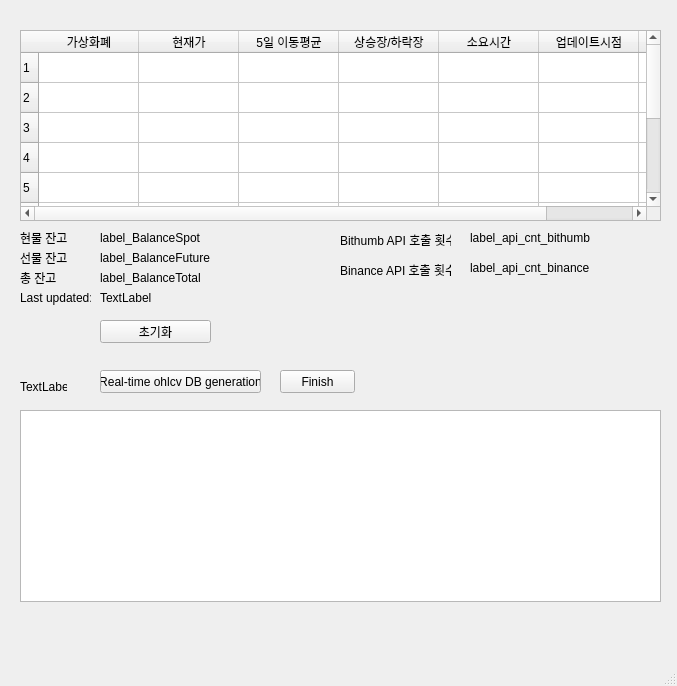
<?xml version="1.0" encoding="UTF-8"?>
<ui version="4.0">
 <class>MainWindow</class>
 <widget class="QMainWindow" name="MainWindow">
  <property name="geometry">
   <rect>
    <x>0</x>
    <y>0</y>
    <width>677</width>
    <height>686</height>
   </rect>
  </property>
  <property name="windowTitle">
   <string>가상화폐 상승장/하락장 알리미</string>
  </property>
  <property name="windowIcon">
   <iconset>
    <normaloff>../image/iconfinder_cryptocurrency_blockchain_Bitcoin_BTC_2907507.png</normaloff>../image/iconfinder_cryptocurrency_blockchain_Bitcoin_BTC_2907507.png</iconset>
  </property>
  <widget class="QWidget" name="centralwidget">
   <widget class="QTableWidget" name="tableWidget">
    <property name="geometry">
     <rect>
      <x>20</x>
      <y>30</y>
      <width>641</width>
      <height>191</height>
     </rect>
    </property>
    <property name="rowCount">
     <number>10</number>
    </property>
    <property name="columnCount">
     <number>7</number>
    </property>
    <row/>
    <row/>
    <row/>
    <row/>
    <row/>
    <row/>
    <row/>
    <row/>
    <row/>
    <row/>
    <column>
     <property name="text">
      <string>가상화폐</string>
     </property>
    </column>
    <column>
     <property name="text">
      <string>현재가</string>
     </property>
    </column>
    <column>
     <property name="text">
      <string>5일 이동평균</string>
     </property>
    </column>
    <column>
     <property name="text">
      <string>상승장/하락장</string>
     </property>
    </column>
    <column>
     <property name="text">
      <string>소요시간</string>
     </property>
    </column>
    <column>
     <property name="text">
      <string>업데이트시점</string>
     </property>
    </column>
    <column/>
   </widget>
   <widget class="QPushButton" name="pushButton_Initialize">
    <property name="geometry">
     <rect>
      <x>100</x>
      <y>320</y>
      <width>111</width>
      <height>23</height>
     </rect>
    </property>
    <property name="text">
     <string>초기화</string>
    </property>
   </widget>
   <widget class="QLabel" name="label">
    <property name="geometry">
     <rect>
      <x>20</x>
      <y>290</y>
      <width>71</width>
      <height>16</height>
     </rect>
    </property>
    <property name="text">
     <string>Last updated: </string>
    </property>
   </widget>
   <widget class="QLabel" name="label_TimeStamp">
    <property name="geometry">
     <rect>
      <x>100</x>
      <y>290</y>
      <width>161</width>
      <height>16</height>
     </rect>
    </property>
    <property name="text">
     <string>TextLabel</string>
    </property>
   </widget>
   <widget class="QLabel" name="label_2">
    <property name="geometry">
     <rect>
      <x>20</x>
      <y>250</y>
      <width>71</width>
      <height>16</height>
     </rect>
    </property>
    <property name="text">
     <string>선물 잔고</string>
    </property>
   </widget>
   <widget class="QLabel" name="label_BalanceFuture">
    <property name="geometry">
     <rect>
      <x>100</x>
      <y>250</y>
      <width>161</width>
      <height>16</height>
     </rect>
    </property>
    <property name="text">
     <string>label_BalanceFuture</string>
    </property>
   </widget>
   <widget class="QLabel" name="label_3">
    <property name="geometry">
     <rect>
      <x>20</x>
      <y>230</y>
      <width>71</width>
      <height>16</height>
     </rect>
    </property>
    <property name="text">
     <string>현물 잔고</string>
    </property>
   </widget>
   <widget class="QLabel" name="label_BalanceSpot">
    <property name="geometry">
     <rect>
      <x>100</x>
      <y>230</y>
      <width>161</width>
      <height>16</height>
     </rect>
    </property>
    <property name="text">
     <string>label_BalanceSpot</string>
    </property>
   </widget>
   <widget class="QLabel" name="label_4">
    <property name="geometry">
     <rect>
      <x>20</x>
      <y>270</y>
      <width>71</width>
      <height>16</height>
     </rect>
    </property>
    <property name="text">
     <string>총 잔고</string>
    </property>
   </widget>
   <widget class="QLabel" name="label_BalanceTotal">
    <property name="geometry">
     <rect>
      <x>100</x>
      <y>270</y>
      <width>161</width>
      <height>16</height>
     </rect>
    </property>
    <property name="text">
     <string>label_BalanceTotal</string>
    </property>
   </widget>
   <widget class="QLabel" name="label_5">
    <property name="geometry">
     <rect>
      <x>340</x>
      <y>230</y>
      <width>111</width>
      <height>20</height>
     </rect>
    </property>
    <property name="text">
     <string>Bithumb API 호출 횟수</string>
    </property>
   </widget>
   <widget class="QLabel" name="label_6">
    <property name="geometry">
     <rect>
      <x>340</x>
      <y>260</y>
      <width>111</width>
      <height>20</height>
     </rect>
    </property>
    <property name="text">
     <string>Binance API 호출 횟수</string>
    </property>
   </widget>
   <widget class="QLabel" name="label_api_cnt_bithumb">
    <property name="geometry">
     <rect>
      <x>470</x>
      <y>230</y>
      <width>121</width>
      <height>16</height>
     </rect>
    </property>
    <property name="text">
     <string>label_api_cnt_bithumb</string>
    </property>
   </widget>
   <widget class="QLabel" name="label_api_cnt_binance">
    <property name="geometry">
     <rect>
      <x>470</x>
      <y>260</y>
      <width>121</width>
      <height>16</height>
     </rect>
    </property>
    <property name="text">
     <string>label_api_cnt_binance</string>
    </property>
   </widget>
   <widget class="QPushButton" name="pushButton_dbGenerator">
    <property name="geometry">
     <rect>
      <x>100</x>
      <y>370</y>
      <width>161</width>
      <height>23</height>
     </rect>
    </property>
    <property name="text">
     <string>Real-time ohlcv DB generation</string>
    </property>
   </widget>
   <widget class="QLabel" name="label_dbgeneration_finish_yn">
    <property name="geometry">
     <rect>
      <x>20</x>
      <y>380</y>
      <width>47</width>
      <height>13</height>
     </rect>
    </property>
    <property name="text">
     <string>TextLabel</string>
    </property>
   </widget>
   <widget class="QTextBrowser" name="textBrowser">
    <property name="geometry">
     <rect>
      <x>20</x>
      <y>410</y>
      <width>641</width>
      <height>192</height>
     </rect>
    </property>
   </widget>
   <widget class="QPushButton" name="pushButton_finish">
    <property name="geometry">
     <rect>
      <x>280</x>
      <y>370</y>
      <width>75</width>
      <height>23</height>
     </rect>
    </property>
    <property name="text">
     <string>Finish</string>
    </property>
   </widget>
  </widget>
  <widget class="QMenuBar" name="menubar">
   <property name="geometry">
    <rect>
     <x>0</x>
     <y>0</y>
     <width>677</width>
     <height>21</height>
    </rect>
   </property>
  </widget>
  <widget class="QStatusBar" name="statusbar"/>
 </widget>
 <resources/>
 <connections/>
</ui>
